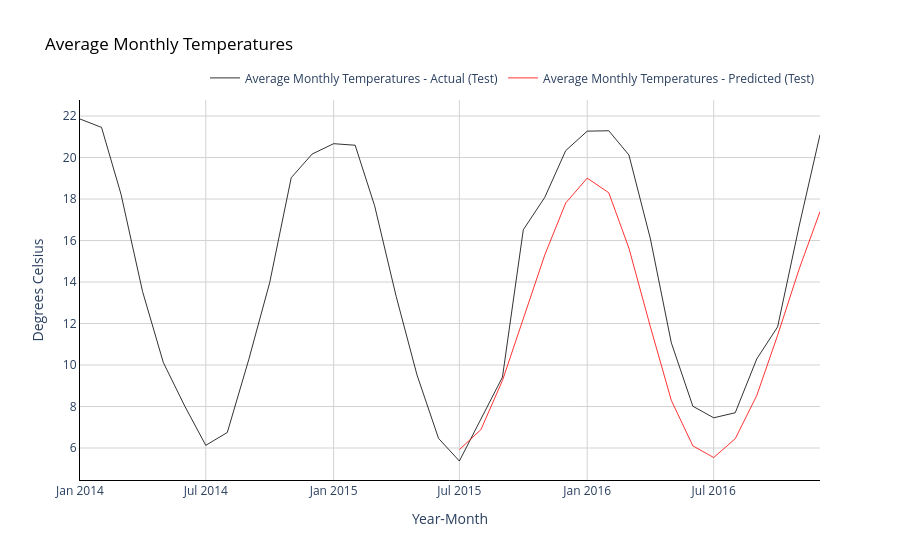

The notebook cell saved with this chart:
### Code cell
# Plot average monthly temperatures (actual and predicted) for test (out of time) data
fig = go.Figure()

# Trace for actual temperatures
fig.add_trace(go.Scatter(x=np.array(dfloc_test.columns),
                         y=np.array(dfloc_test.values).flatten(),
                         mode='lines',
                         name='Average Monthly Temperatures - Actual (Test)',
                         opacity=0.8,
                         line=dict(color='black', width=1)
                        ))

# Trace for predicted temperatures
fig.add_trace(go.Scatter(x=np.array(dfloc_test.columns[-timestep:]),
                         y=scaler.inverse_transform(pred_test.reshape(-1,1)).flatten(),
                         mode='lines',
                         name='Average Monthly Temperatures - Predicted (Test)',
                         opacity=0.8,
                         line=dict(color='red', width=1)
                        ))

# Change chart background color
fig.update_layout(dict(plot_bgcolor = 'white'))

# Update axes lines
fig.update_xaxes(showgrid=True, gridwidth=1, gridcolor='lightgrey', 
                 zeroline=True, zerolinewidth=1, zerolinecolor='lightgrey', 
                 showline=True, linewidth=1, linecolor='black',
                 title='Year-Month'
                )

fig.update_yaxes(showgrid=True, gridwidth=1, gridcolor='lightgrey', 
                 zeroline=True, zerolinewidth=1, zerolinecolor='lightgrey', 
                 showline=True, linewidth=1, linecolor='black',
                 title='Degrees Celsius'
                )

# Set figure title
fig.update_layout(title=dict(text="Average Monthly Temperatures", font=dict(color='black')),
                  legend=dict(orientation="h", yanchor="bottom", y=1.02, xanchor="right", x=1)
                 )

fig.show()

### Figure 1 — Plotly figure (JSON) as saved in the notebook; plotly's stock layout.template omitted (floating-point values rounded to 4 significant figures)
{"data": [{"line": {"color": "black", "width": 1}, "mode": "lines", "name": "Average Monthly Temperatures - Actual (Test)", "opacity": 0.8, "type": "scatter", "x": ["2014-01", "2014-02", "2014-03", "2014-04", "2014-05", "2014-06", "2014-07", "2014-08", "2014-09", "2014-10", "2014-11", "2014-12", "2015-01", "2015-02", "2015-03", "2015-04", "2015-05", "2015-06", "2015-07", "2015-08", "2015-09", "2015-10", "2015-11", "2015-12", "2016-01", "2016-02", "2016-03", "2016-04", "2016-05", "2016-06", "2016-07", "2016-08", "2016-09", "2016-10", "2016-11", "2016-12"], "y": [21.86, 21.45, 18.23, 13.54, 10.11, 8.007, 6.129, 6.748, 10.28, 13.97, 19.03, 20.17, 20.67, 20.59, 17.68, 13.31, 9.521, 6.463, 5.374, 7.371, 9.417, 16.52, 18.09, 20.33, 21.27, 21.29, 20.12, 16.07, 11.07, 8.013, 7.456, 7.7, 10.29, 11.84, 16.7, 21.1]}, {"line": {"color": "red", "width": 1}, "mode": "lines", "name": "Average Monthly Temperatures - Predicted (Test)", "opacity": 0.8, "type": "scatter", "x": ["2015-07", "2015-08", "2015-09", "2015-10", "2015-11", "2015-12", "2016-01", "2016-02", "2016-03", "2016-04", "2016-05", "2016-06", "2016-07", "2016-08", "2016-09", "2016-10", "2016-11", "2016-12"], "y": [5.921, 6.885, 9.254, 12.26, 15.32, 17.81, 19.01, 18.3, 15.63, 11.83, 8.298, 6.105, 5.542, 6.446, 8.532, 11.43, 14.63, 17.39]}], "layout": {"legend": {"orientation": "h", "x": 1, "xanchor": "right", "y": 1.02, "yanchor": "bottom"}, "plot_bgcolor": "white", "title": {"font": {"color": "black"}, "text": "Average Monthly Temperatures"}, "xaxis": {"gridcolor": "lightgrey", "gridwidth": 1, "linecolor": "black", "linewidth": 1, "showgrid": true, "showline": true, "title": {"text": "Year-Month"}, "zeroline": true, "zerolinecolor": "lightgrey", "zerolinewidth": 1}, "yaxis": {"gridcolor": "lightgrey", "gridwidth": 1, "linecolor": "black", "linewidth": 1, "showgrid": true, "showline": true, "title": {"text": "Degrees Celsius"}, "zeroline": true, "zerolinecolor": "lightgrey", "zerolinewidth": 1}}}
